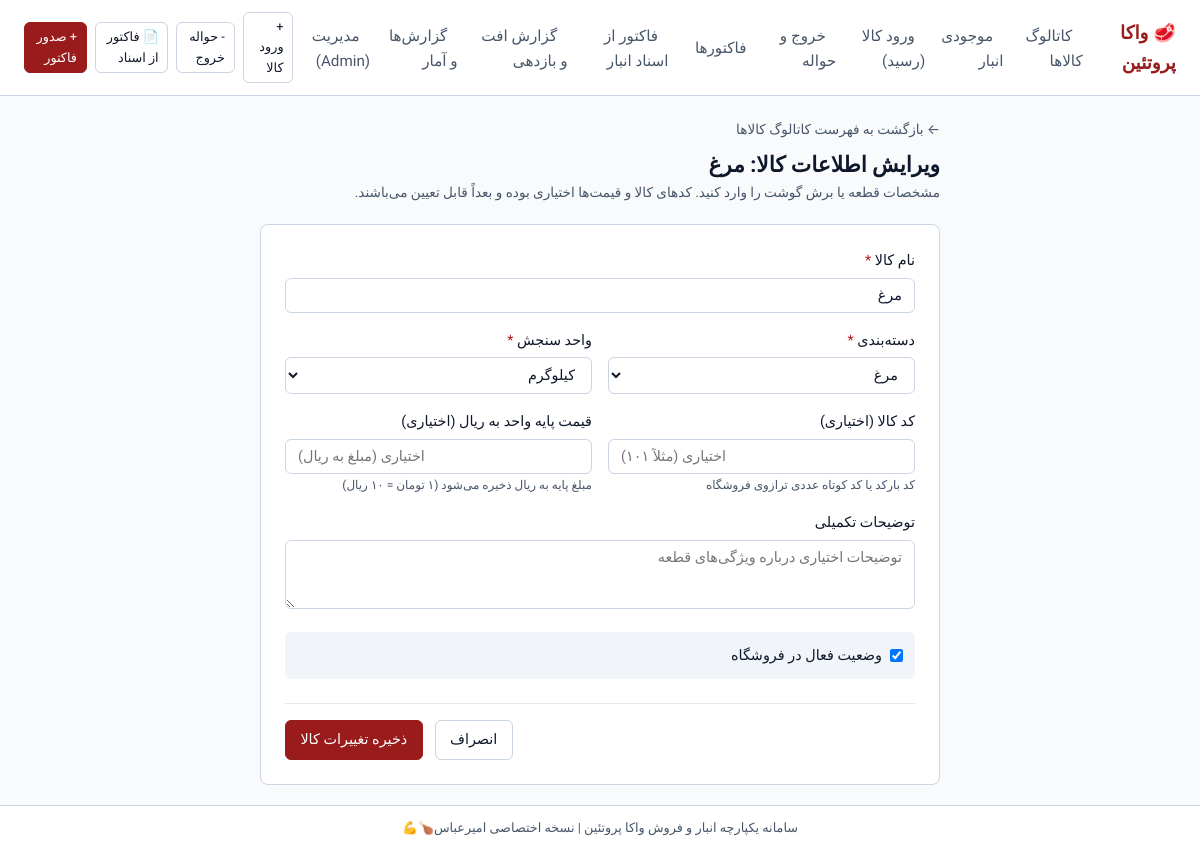
Screenshot of /products/1/edit/ with the database file from the repository.
### products/models.py (models this page shows, shortened)
class Product(models.Model):
    UNIT_CHOICES = [
        ('kg', 'کیلوگرم'),
        ('pack', 'بسته'),
        ('piece', 'عدد'),
    ]
    name = models.CharField(max_length=128, verbose_name="نام کالا")
    code = models.CharField(
        max_length=32,
        unique=True,
        null=True,
        blank=True,
        verbose_name="کد کالا (اختیاری)"
    )
    category = models.ForeignKey(
        Category,
        on_delete=models.PROTECT,
        related_name='products',
        verbose_name="دسته‌بندی"
    )
    unit = models.CharField(
        max_length=16,
        choices=UNIT_CHOICES,
        default='kg',
        verbose_name="واحد سنجش"
    )
    price_per_unit_rial = models.PositiveBigIntegerField(
        null=True,
        blank=True,
        verbose_name="قیمت پایه واحد به ریال (اختیاری)"
    )
    is_active = models.BooleanField(default=True, verbose_name="وضعیت فعال")
    description = models.TextField(blank=True, verbose_name="توضیحات قطعه")
    parent = models.ForeignKey(
        'self',
        on_delete=models.SET_NULL,
        null=True,
        blank=True,
        related_name='child_products',
        verbose_name="کالای والد (دسته‌بندی اصلی)"
    )
    is_parent = models.BooleanField(
        default=False,
        verbose_name="کالای والد است"
    )
    created_at = models.DateTimeField(auto_now_add=True, verbose_name="تاریخ ایجاد")
    updated_at = models.DateTimeField(auto_now=True, verbose_name="تاریخ ویرایش")
    class Meta:
        verbose_name = "کالا"
        verbose_name_plural = "کالاها"
        ordering = ['category', 'name']

### products/views.py (the view)
# urls.py: path('<int:pk>/edit/', views.product_update_view, name='product_edit'),
def product_update_view(request, pk):
    product = get_object_or_404(Product, pk=pk)
    if request.method == 'POST':
        form = ProductForm(request.POST, instance=product)
        if form.is_valid():
            product = form.save()
            messages.success(request, f'اطلاعات کالای «{product.name}» بروزرسانی شد.')
            return redirect('product_list')
    else:
        form = ProductForm(instance=product)
    return render(request, 'products/product_form.html', {
        'form': form,
        'product': product,
        'is_edit': True,
    })

### products/models.py (called while the page is built)
    def __str__(self):
        return self.name

### templates/products/product_form.html (shortened to what this page needs)
{% extends "base.html" %}
{% block content %}
<div style="max-width: 680px; margin: 0 auto;">
    <div style="margin-bottom: 1.25rem;">
        <a href="{% url 'product_list' %}" style="color: var(--text-muted); font-size: 0.85rem; text-decoration: none;">
            ← بازگشت به فهرست کاتالوگ کالاها
        </a>
        <h1 style="font-size: 1.35rem; font-weight: 700; color: var(--text-main); margin-top: 0.35rem;">
            {% if is_edit %}ویرایش اطلاعات کالا: {{ product.name }}{% else %}ثبت کالای جدید در کاتالوگ فروشگاه{% endif %}
        </h1>
        <p style="font-size: 0.85rem; color: var(--text-muted);">
            مشخصات قطعه یا برش گوشت را وارد کنید. کدهای کالا و قیمت‌ها اختیاری بوده و بعداً قابل تعیین می‌باشند.
        </p>
    </div>
    <div style="background-color: var(--bg-surface); border: 1px solid var(--border-color); border-radius: 8px; padding: 1.5rem;">
        <form method="POST">
            <div class="form-group">
                <label class="form-label" for="{{ form.name.id_for_label }}">
                    {{ form.name.label }} <span style="color: var(--danger);">*</span>
                </label>
                {{ form.name }}
            </div>
            <div style="display: grid; grid-template-columns: 1fr 1fr; gap: 1rem;">
                <div class="form-group">
                    <label class="form-label" for="{{ form.category.id_for_label }}">
                        {{ form.category.label }} <span style="color: var(--danger);">*</span>
                    </label>
                    {{ form.category }}
                </div>
                <div class="form-group">
                    <label class="form-label" for="{{ form.unit.id_for_label }}">
                        {{ form.unit.label }} <span style="color: var(--danger);">*</span>
                    </label>
                    {{ form.unit }}
                </div>
            </div>
            <div style="display: grid; grid-template-columns: 1fr 1fr; gap: 1rem;">
                <div class="form-group">
                    <label class="form-label" for="{{ form.code.id_for_label }}">
                        {{ form.code.label }}
                    </label>
                    {{ form.code }}
                    <span style="font-size: 0.75rem; color: var(--text-muted); display: block; margin-top: 2px;">
                        کد بارکد یا کد کوتاه عددی ترازوی فروشگاه
                    </span>
                </div>
                <div class="form-group">
                    <label class="form-label" for="{{ form.price_per_unit_rial.id_for_label }}">
                        {{ form.price_per_unit_rial.label }}
                    </label>
                    {{ form.price_per_unit_rial }}
                    <span style="font-size: 0.75rem; color: var(--text-muted); display: block; margin-top: 2px;">
                        مبلغ پایه به ریال ذخیره می‌شود (۱ تومان = ۱۰ ریال)
                    </span>
                </div>
            </div>
            <div class="form-group">
                <label class="form-label" for="{{ form.description.id_for_label }}">
                    {{ form.description.label }}
                </label>
                {{ form.description }}
            </div>
            <div class="form-group" style="display: flex; align-items: center; gap: 0.5rem; background: var(--tag-bg); padding: 0.75rem; border-radius: 6px;">
                {{ form.is_active }}
                <label for="{{ form.is_active.id_for_label }}" style="font-size: 0.9rem; font-weight: 500; cursor: pointer;">
                    {{ form.is_active.label }}
                </label>
            </div>
            <div style="display: flex; justify-content: flex-end; gap: 0.75rem; margin-top: 1.5rem; padding-top: 1rem; border-top: 1px solid var(--border-subtle);">
                <a href="{% url 'product_list' %}" class="btn btn-secondary">
                    انصراف
                </a>
                <button type="submit" class="btn btn-primary">
                    {% if is_edit %}ذخیره تغییرات کالا{% else %}ثبت و افزودن کالا{% endif %}
                </button>
            </div>
        </form>
    </div>
</div>
{% endblock %}

### templates/base.html (style rules this page uses)
:root { --bg-canvas: #f8fafc; --bg-surface: #ffffff; --border-color: #cbd5e1; --border-subtle: #e2e8f0; --text-main: #0f172a; --text-muted: #475569; --primary: #991b1b; --primary-hover: #7f1d1d; --success: #15803d; --danger: #b91c1c; --tag-bg: #f1f5f9; }
* { box-sizing: border-box; margin: 0; padding: 0; font-family: 'Vazirmatn', -apple-system, BlinkMacSystemFont, 'Segoe UI', Roboto, sans-serif; }
body { background-color: var(--bg-canvas); color: var(--text-main); line-height: 1.6; min-height: 100vh; display: flex; flex-direction: column; }
.btn { display: inline-flex; align-items: center; justify-content: center; padding: 0.45rem 0.9rem; font-size: 0.9rem; font-weight: 500; border-radius: 6px; border: 1px solid transparent; cursor: pointer; text-decoration: none; transition: background-color 0.15s, border-color 0.15s; }
.btn-primary { background-color: var(--primary); color: #ffffff; border-color: var(--primary); }
.btn-secondary { background-color: var(--bg-surface); color: var(--text-main); border-color: var(--border-color); }
.form-group { margin-bottom: 1rem; }
.form-label { display: block; margin-bottom: 0.35rem; font-weight: 500; font-size: 0.9rem; color: var(--text-main); }
.form-input, .form-select, .form-textarea { width: 100%; padding: 0.5rem 0.75rem; font-size: 0.9rem; border: 1px solid var(--border-color); border-radius: 6px; background-color: var(--bg-surface); color: var(--text-main); outline: none; transition: border-color 0.15s; }

### rows the page displays
Product: name "مرغ", category "مرغ", unit "کیلوگرم", is_active "☑"
